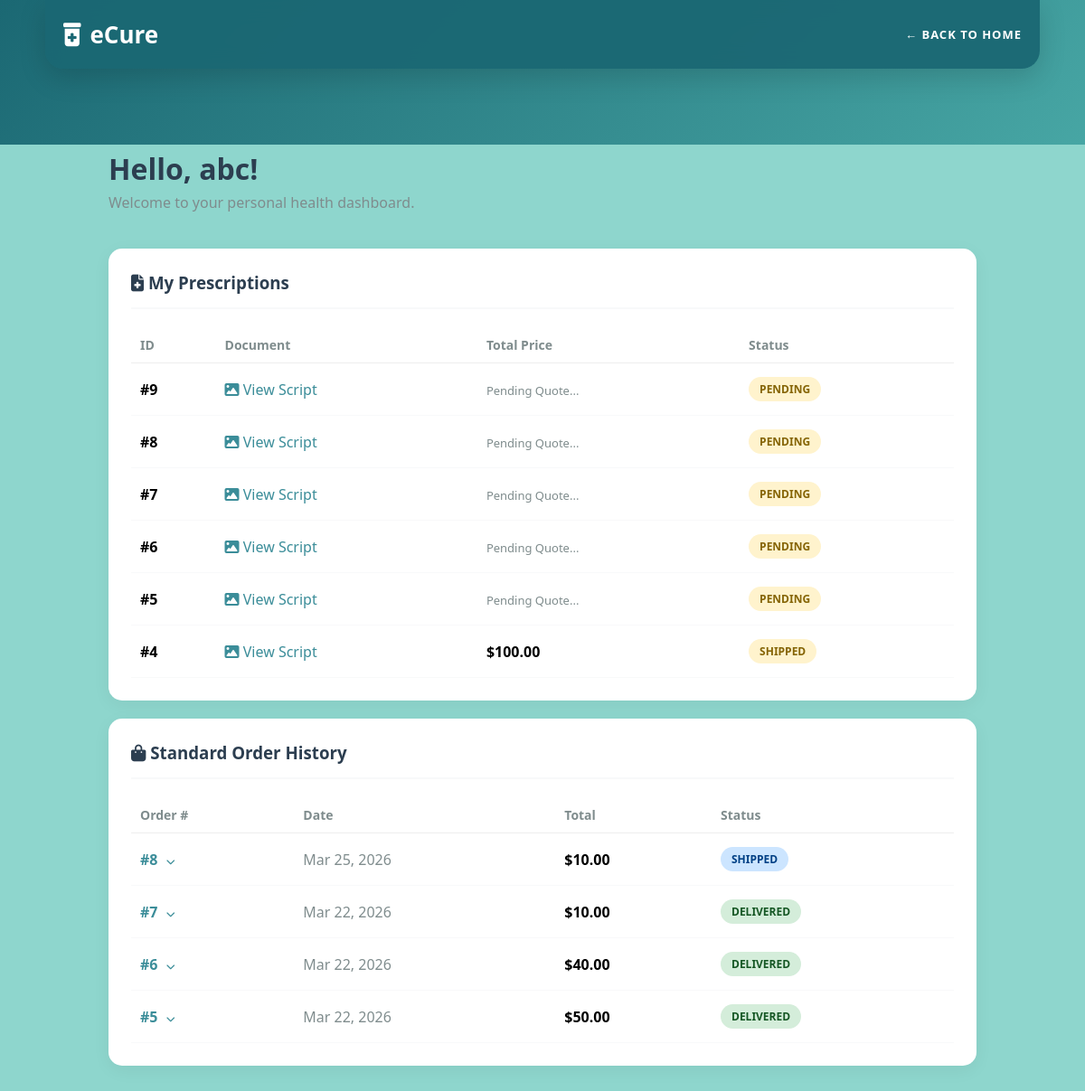
The page /dashboard/ (signed in) on the database its author committed.
### ecure/models.py (models this page shows, shortened)
class PrescriptionOrder(models.Model):
    user = models.ForeignKey(User, on_delete=models.SET_NULL, null=True, blank=True)
    patient_name = models.CharField(max_length=100)
    phone_number = models.CharField(max_length=20)
    delivery_address = models.TextField(help_text="Where should we deliver the medicines?")
    prescription_file = models.FileField(upload_to='prescriptions/')
    STATUS_CHOICES = [
        ('Pending', 'Pending Review'),
        ('Invoiced', 'Invoice Sent to Customer'),
        ('Paid', 'Payment Received'),
        ('Shipped', 'Order Shipped'),
    ]
    status = models.CharField(max_length=20, choices=STATUS_CHOICES, default='Pending')
    total_price = models.DecimalField(max_digits=8, decimal_places=2, null=True, blank=True)
    uploaded_at = models.DateTimeField(auto_now_add=True)

class Order(models.Model):
    user = models.ForeignKey(User, on_delete=models.SET_NULL, null=True, blank=True)
    full_name = models.CharField(max_length=100)
    email = models.EmailField()
    phone = models.CharField(max_length=20)
    shipping_address = models.TextField()
    total_amount = models.DecimalField(max_digits=10, decimal_places=2)
    created_at = models.DateTimeField(auto_now_add=True)
    STATUS_CHOICES = [
        ('Pending', 'Pending'),
        ('Processing', 'Processing'),
        ('Shipped', 'Shipped'),
        ('Delivered', 'Delivered'),
    ]
    status = models.CharField(max_length=20, choices=STATUS_CHOICES, default='Pending')

### ecure/views.py (the view)
# urls.py: path('dashboard/', views.dashboard, name='dashboard'),
@never_cache
@login_required(login_url='login')
def dashboard(request):
    orders = Order.objects.filter(user=request.user).order_by('-created_at')
    prescriptions = PrescriptionOrder.objects.filter(user=request.user).order_by('-uploaded_at')
    return render(request, 'dashboard.html', {
        'orders': orders,
        'prescriptions': prescriptions
    })

### templates/dashboard.html (shortened to what this page needs)
{% load static %}
<!DOCTYPE html>
<html lang="en">
<head>
    <link rel="stylesheet" href="{% static 'css/style.css' %}">
    <link rel="stylesheet" href="https://cdnjs.cloudflare.com/ajax/libs/font-awesome/6.4.0/css/all.min.css">
</head>
<body style="background: var(--light-teal-bg);">
    <div class="top-background" style="height: 20vh;"></div>
    <div class="container">
        <header>
            <div class="logo"><i class="fas fa-prescription-bottle-medical"></i> eCure</div>
            <nav>
                <a href="{% url 'home' %}">← BACK TO HOME</a>
            </nav>
        </header>
    </div>
    <div class="dash-container">
        <h2 style="color: #2c3e50; font-size: 32px; margin-bottom: 5px;">Hello, {{ user.first_name|default:user.username }}!</h2>
        <p style="color: #7f8c8d; margin-bottom: 40px;">Welcome to your personal health dashboard.</p>
        <div class="dash-card">
            <h3 class="section-title"><i class="fas fa-file-medical"></i> My Prescriptions</h3>
            {% if prescriptions %}
                <table style="width: 100%; border-collapse: collapse; text-align: left;">
                    <tr style="color: #7f8c8d; font-size: 14px; border-bottom: 1px solid #eee;">
                        <th style="padding: 10px;">ID</th>
                        <th style="padding: 10px;">Document</th>
                        <th style="padding: 10px;">Total Price</th>
                        <th style="padding: 10px;">Status</th>
                    </tr>
                    {% for script in prescriptions %}
                    <tr style="border-bottom: 1px solid #f8f9fa;">
                        <td style="padding: 15px 10px; font-weight: bold;">#{{ script.id }}</td>
                        <td style="padding: 15px 10px;">
                            {% if script.prescription_file %}
                                <a href="{{ script.prescription_file.url }}" target="_blank" style="color: var(--primary-teal); text-decoration: none;"><i class="fas fa-image"></i> View Script</a>
                            {% else %}
                                N/A
                            {% endif %}
                        </td>
                        <td style="padding: 15px 10px; font-weight: bold;">
                            {% if script.total_price %}
                                ${{ script.total_price }}
                            {% else %}
                                <span style="color: #7f8c8d; font-weight: normal; font-size: 13px;">Pending Quote...</span>
                            {% endif %}
                        </td>
                        <td style="padding: 15px 10px;">
                            <span class="status-badge {% if script.status == 'Completed' %}status-completed{% elif script.status == 'Processing' %}status-processing{% else %}status-pending{% endif %}">
                                {{ script.status|default:"Pending" }}
                            </span>
                        </td>
                    </tr>
                    {% endfor %}
                </table>
            {% else %}
                <p style="color: #7f8c8d; text-align: center; padding: 20px;">You haven't uploaded any prescriptions yet.</p>
            {% endif %}
        </div>
        <div class="dash-card">
            <h3 class="section-title"><i class="fas fa-shopping-bag"></i> Standard Order History</h3>
            {% if orders %}
                <table style="width: 100%; border-collapse: collapse; text-align: left;">
                    <tr style="color: #7f8c8d; font-size: 14px; border-bottom: 1px solid #eee;">
                        <th style="padding: 10px;">Order #</th>
                        <th style="padding: 10px;">Date</th>
                        <th style="padding: 10px;">Total</th>
                        <th style="padding: 10px;">Status</th>
                    </tr>
                    {% for order in orders %}
                    <tr style="border-bottom: 1px solid #f8f9fa; cursor: pointer; transition: background 0.3s;" onmouseover="this.style.backgroundColor='#f8f9fa'" onmouseout="this.style.backgroundColor='transparent'" onclick="toggleDetails('details-{{ order.id }}', 'icon-{{ order.id }}')">
                        <td style="padding: 15px 10px; font-weight: bold; color: var(--primary-teal);">
                            #{{ order.id }} <i id="icon-{{ order.id }}" class="fas fa-chevron-down" style="font-size: 10px; margin-left: 5px; transition: transform 0.3s;"></i>
                        </td>
                        <td style="padding: 15px 10px; color: #7f8c8d;">{{ order.created_at|date:"M d, Y" }}</td>
                        <td style="padding: 15px 10px; font-weight: bold;">${{ order.total_amount }}</td>
                        <td style="padding: 15px 10px;">
                            <span class="status-badge {% if order.status == 'Delivered' %}status-completed{% elif order.status == 'Pending' %}status-pending{% else %}status-processing{% endif %}">
                                {{ order.status|default:"Processing" }}
                            </span>
                        </td>
                    </tr>
                    {% endfor %}
                </table>
            {% else %}
                <p style="color: #7f8c8d; text-align: center; padding: 20px;">No standard orders found.</p>
            {% endif %}
        </div>
    </div>
</body>
</html>

### static/css/style.css (style rules this page uses)
:root { --primary-teal: #3b8d99; --light-teal-bg: #8ed6cd; --white: #ffffff; --text-dark: #333333; --text-gray: #666666; }
* { margin: 0; padding: 0; box-sizing: border-box; font-family: 'Segoe UI', Tahoma, Geneva, Verdana, sans-serif; }
body { background-color: var(--light-teal-bg); min-height: 100vh; position: relative; z-index: 0; padding-top: 85px; }
.top-background { background: linear-gradient(135deg, #1b6873 0%, #47a6a4 100%); height: 65vh; width: 100%; position: absolute; top: 0; left: 0; z-index: -1; }
.container { max-width: 1100px; margin: 0 auto; padding: 20px; }
header { position: fixed; top: 0; left: 50%; transform: translateX(-50%); width: 100%; max-width: 1100px; z-index: 9999; display: flex; justify-content: space-between; align-items: center; padding: 20px; color: var(--white); background: rgba(27, 104, 115, 0.95); backdrop-filter: blur(12px); border-radius: 0 0 20px 20px; box-shadow: 0 10px 30px rgba(0,0,0,0.15); }
.logo { font-size: 26px; font-weight: bold; display: flex; align-items: center; gap: 10px; }
nav { display: flex; gap: 25px; }
nav a { color: var(--white); text-decoration: none; font-size: 13px; font-weight: 600; letter-spacing: 1px; transition: opacity 0.3s; }

### templates/dashboard.html (style rules this page uses)
.dash-container { max-width: 1000px; margin: 40px auto; padding: 0 20px; }
.dash-card { background: white; border-radius: 15px; padding: 25px; box-shadow: 0 5px 20px rgba(0,0,0,0.05); margin-bottom: 20px; }
.status-badge { display: inline-block; padding: 5px 12px; border-radius: 20px; font-size: 12px; font-weight: bold; text-transform: uppercase; }
.status-pending { background: #fff3cd; color: #856404; }
.status-processing { background: #cce5ff; color: #004085; }
.status-completed { background: #d4edda; color: #155724; }
.section-title { border-bottom: 2px solid #f8f9fa; padding-bottom: 15px; margin-bottom: 20px; color: #2c3e50; }

### rows shown on the page
PrescriptionOrder: id "9", shows "Pending Quote...", status "PENDING"
PrescriptionOrder: id "8", shows "Pending Quote...", status "PENDING"
PrescriptionOrder: id "7", shows "Pending Quote...", status "PENDING"
PrescriptionOrder: id "6", shows "Pending Quote...", status "PENDING"
PrescriptionOrder: id "5", shows "Pending Quote...", status "PENDING"
PrescriptionOrder: id "4", total_price "100.00", status "SHIPPED"
Order: id "8", created_at "Mar 25, 2026", total_amount "10.00", status "SHIPPED"
Order: id "7", created_at "Mar 22, 2026", total_amount "10.00", status "DELIVERED"
Order: id "6", created_at "Mar 22, 2026", total_amount "40.00", status "DELIVERED"
Order: id "5", created_at "Mar 22, 2026", total_amount "50.00", status "DELIVERED"

### other values the page prints
{{ user.first_name|default:user.username }} "abc"
